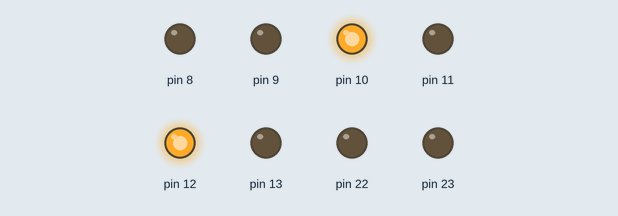
A sketch run on a simulated Arduino Uno, built with avr-gcc and run on an emulated ATmega328P. Shown: output pins drawn as LEDs (lit = HIGH).

Above: at 5.9 s.
At 40.2 s:
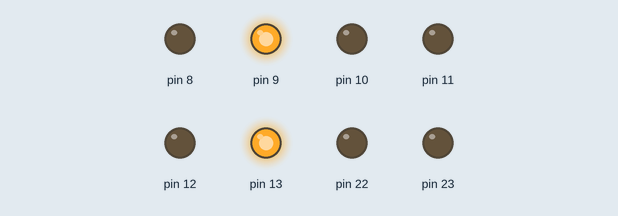
At 69.6 s:
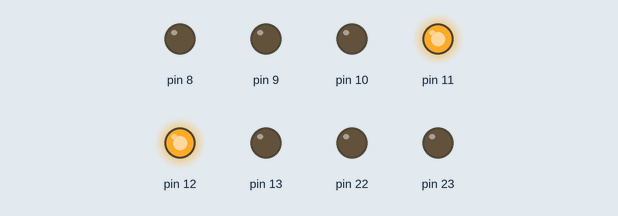
At 129.3 s:
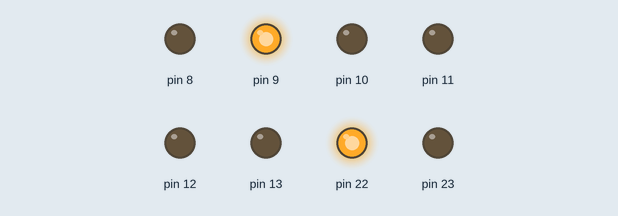
Timing chart, 0 to 130.0 s (numbered marks = the images above):
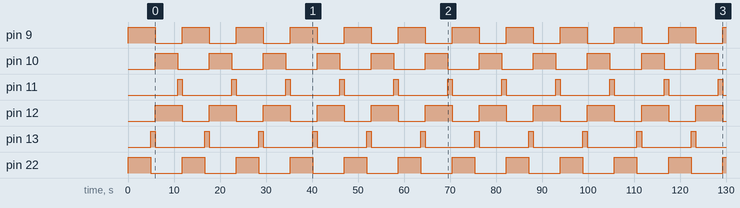

The sketch:

actividad1_2.ino
```cpp
void setup()
{
DDRB = DDRB | B11111111; // Data Direction Register B: Inputs 0-6, Output 7
}

void loop()
{

asm (

"inicio: \n\t"
".EQU PORTB, 0x05 \n\t"
"LDI R16, 0B01000010 \n\t"
"LDI R17, 0B00100010 \n\t"
"LDI R18, 0B00010100 \n\t"
"LDI R19, 0B00011000 \n\t"
"OUT PORTB, R16 \n\t"
"call tiempo \n\t"
"call tiempo \n\t"
"call tiempo \n\t"
"call tiempo \n\t"
"call tiempo \n\t"
"OUT PORTB, R17 \n\t"
"call tiempo \n\t"
"OUT PORTB, R18 \n\t"
"call tiempo \n\t"
"call tiempo \n\t"
"call tiempo \n\t"
"call tiempo \n\t"
"call tiempo \n\t"
"OUT PORTB, R19 \n\t"
"call tiempo \n\t"
"jmp main \n\t"


"tiempo: \n\t"
"LDI r22, 80 \n\t"
"LOOP_3: \n\t"
"LDI r21, 255 \n\t"
"LOOP_2: \n\t"
"LDI r20, 255 \n\t"
"LOOP_1: \n\t"
"DEC r20 \n\t"
"BRNE LOOP_1 \n\t"
"DEC r21 \n\t"
"BRNE LOOP_2 \n\t"
"DEC r22 \n\t"
"BRNE LOOP_3 \n\t"
"ret \n\t"
);
}
```

Measured:
- by itself, pin 9, pin 12: alternates HIGH for 5.9 s and LOW for 5.9 s
- by itself, pin 11: alternates HIGH for 0.98 s and LOW for 10.8 s
- by itself, pin 22: alternates HIGH for 4.9 s and LOW for 6.9 s
